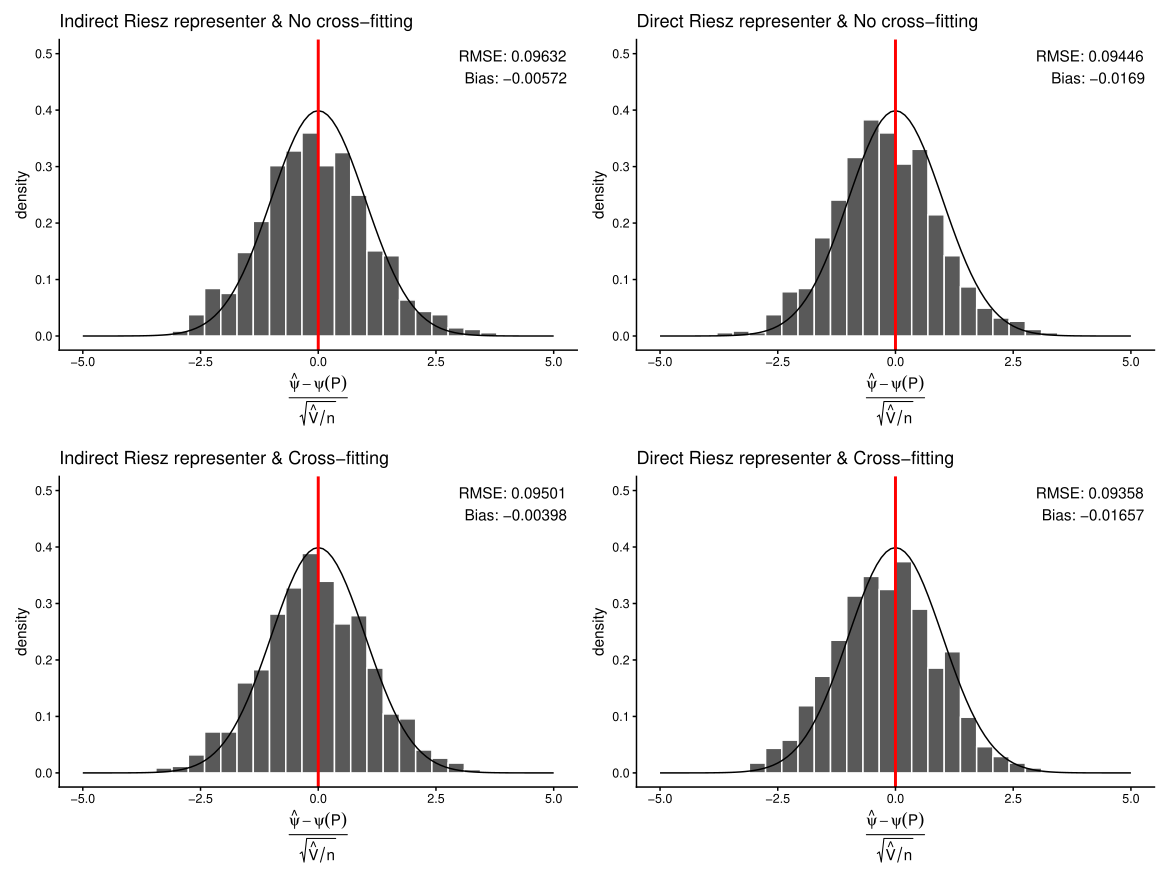

The R source for this figure:
library(tidyverse)
library(patchwork)
no_cross_fit_results <- read_csv("ate_experiment/neural_net_experiment/results/no_cross_fit_results.csv")
cross_fit_results <- read_csv("ate_experiment/neural_net_experiment/results/cross_fit_results.csv")


a_rmse = mean((no_cross_fit_results$propensity_estimate - no_cross_fit_results$truth)^2)^(1/2)
a_bias = mean(no_cross_fit_results$propensity_estimate-no_cross_fit_results$truth)
a = ggplot(no_cross_fit_results)+
  geom_histogram(aes(x=(propensity_estimate-truth)/sqrt(propensity_variance/1000), y=after_stat(density)), color='white')+
  geom_function(fun=function(x) dnorm(x)) +
  geom_vline(xintercept=0, color='red', size=1) +
  xlab(
    expression(
      frac(
        hat(psi) - psi(P),
        sqrt(hat(V) / n)
      )
    )
  ) +
  ggtitle('Indirect Riesz representer & No cross-fitting') +
  xlim(-5,5) +
  ylim(0, 1/2) +
  annotate("text", 
           x = Inf, y = Inf, 
           label = paste0("RMSE: ", round(a_rmse,5)), 
           hjust = 1.1, vjust = 2, 
           size = 4)+
  annotate("text", 
           x = Inf, y = Inf, 
           label = paste0("Bias: ", round(a_bias,5)), 
           hjust = 1.1, vjust = 4, 
           size = 4)+
  theme_classic()

b_rmse = mean((no_cross_fit_results$riesz_estimate - no_cross_fit_results$truth)^2)^(1/2)
b_bias = mean(no_cross_fit_results$riesz_estimate - no_cross_fit_results$truth)
b = ggplot(no_cross_fit_results)+
  geom_histogram(aes(x=(riesz_estimate-truth)/sqrt(riesz_variance/1000), y=after_stat(density)), color='white')+
  geom_function(fun=function(x) dnorm(x)) +
  geom_vline(xintercept=0, color='red', size=1) +
  xlab(
    expression(
      frac(
        hat(psi) - psi(P),
        sqrt(hat(V) / n)
      )
    )
  ) +
  ggtitle('Direct Riesz representer & No cross-fitting') +
  xlim(-5,5) +
  ylim(0, 1/2) +
  annotate("text", 
           x = Inf, y = Inf, 
           label = paste0("RMSE: ", round(b_rmse,5)), 
           hjust = 1.1, vjust = 2, 
           size = 4)+
  annotate("text", 
           x = Inf, y = Inf, 
           label = paste0("Bias: ", round(b_bias,5)), 
           hjust = 1.1, vjust = 4, 
           size = 4)+
  theme_classic()

c_rmse = mean((cross_fit_results$propensity_estimate - cross_fit_results$truth)^2)^(1/2)
c_bias = mean(cross_fit_results$propensity_estimate - cross_fit_results$truth)
c = ggplot(cross_fit_results)+
  geom_histogram(aes(x=(propensity_estimate-truth)/sqrt(propensity_variance/1000), y=after_stat(density)), color='white')+
  geom_function(fun=function(x) dnorm(x)) +
  geom_vline(xintercept=0, color='red', size=1) +
  xlab(
    expression(
      frac(
        hat(psi) - psi(P),
        sqrt(hat(V) / n)
      )
    )
  ) +
  ggtitle('Indirect Riesz representer & Cross-fitting') +
  xlim(-5,5) +
  ylim(0, 1/2) +
  annotate("text", 
           x = Inf, y = Inf, 
           label = paste0("RMSE: ", round(c_rmse,5)), 
           hjust = 1.1, vjust = 2, 
           size = 4)+
  annotate("text", 
           x = Inf, y = Inf, 
           label = paste0("Bias: ", round(c_bias,5)), 
           hjust = 1.1, vjust = 4, 
           size = 4)+
  theme_classic()

d_rmse = mean((cross_fit_results$riesz_estimate - cross_fit_results$truth)^2)^(1/2)
d_bias = mean(cross_fit_results$riesz_estimate - cross_fit_results$truth)
d = ggplot(cross_fit_results)+
  geom_histogram(aes(x=(riesz_estimate-truth)/sqrt(riesz_variance/1000), y=after_stat(density)), color='white')+
  geom_function(fun=function(x) dnorm(x)) +
  geom_vline(xintercept=0, color='red', size=1) +
  xlab(
    expression(
      frac(
        hat(psi) - psi(P),
        sqrt(hat(V) / n)
      )
    )
  ) +
  ggtitle('Direct Riesz representer & Cross-fitting') +
  xlim(-5,5) +
  ylim(0, 1/2) +
  annotate("text", 
           x = Inf, y = Inf, 
           label = paste0("RMSE: ", round(d_rmse,5)), 
           hjust = 1.1, vjust = 2, 
           size = 4)+
  annotate("text", 
           x = Inf, y = Inf, 
           label = paste0("Bias: ", round(d_bias,5)), 
           hjust = 1.1, vjust = 4, 
           size = 4)+
  theme_classic()

a+b+c+d
